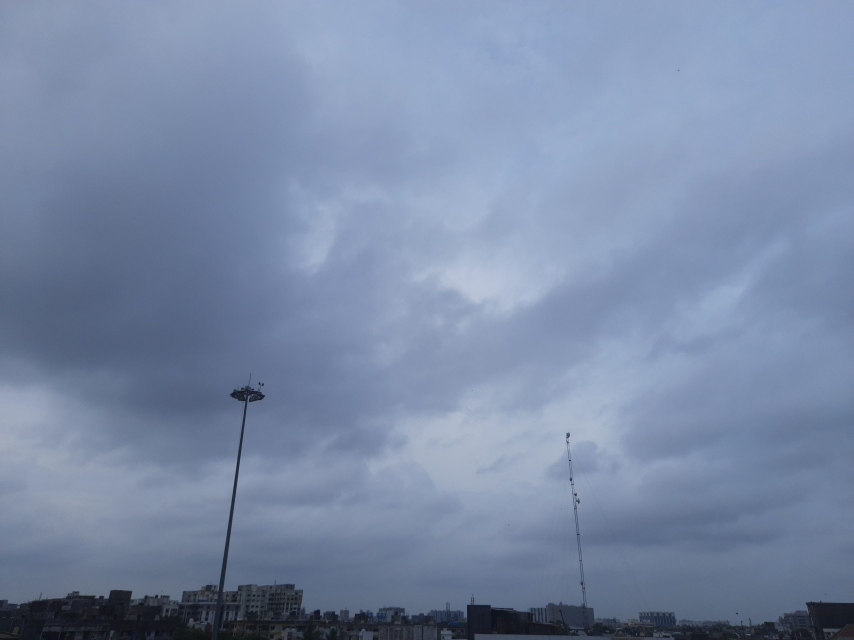
#> input picture Course6/Project4 - Update Catalog/supplier-data/images/001.tiff, 2560 x 1920 px, found by its file name (shown at 1/3 size); its folder holds only this picture in this run
$ python changeImage.py supplier-data/images/001.tiff
#> lines starting #> are read from the running program, lines starting #| are printed output that depends on the picture
#!/usr/bin/env python3

from PIL import Image
import os, sys
from inspect import getsourcefile

cwd = os.getcwd() + "/Course6/Project4 - Update Catalog/supplier-data/images/"

def convert(infile):
#> called with infile = '001.tiff'
    f, e = os.path.splitext(infile)
    outfile = f + '.jpg'
    with Image.open(cwd + infile).convert("RGB").resize(size=[600, 400]) as im:
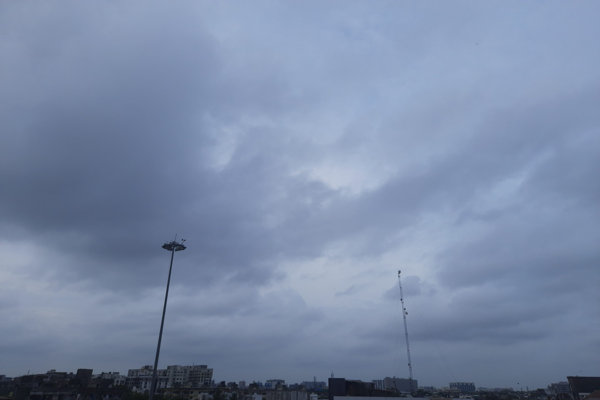
#> im: PIL image 600x400 RGB; mean R, G, B 122.2, 138, 166.4
        im.save(cwd + outfile, 'jpeg')

def main(argv):
    for item in os.listdir(cwd):
        convert(item)

if __name__ == "__main__":
    main(sys.argv)
